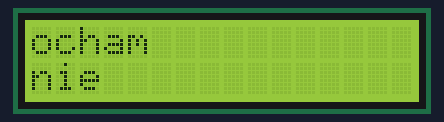
Bench run of a program on a simulated CircuitPython board. Parts: 16×2 character LCD.

Above: at 0.1 s.
At 1.1 s:
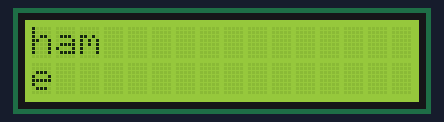
At 2.1 s:
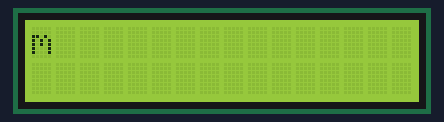
At 12.1 s:
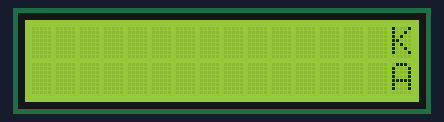
At 20.6 s:
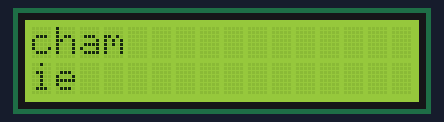
At 39.2 s:
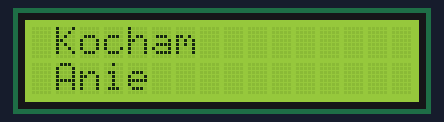

The program:

demo.py
```python
import time
import board
import digitalio
import adafruit_character_lcd.character_lcd as character_lcd

# RPI GPIO setup
lcd_rs = digitalio.DigitalInOut(board.D25)
lcd_en = digitalio.DigitalInOut(board.D24)
lcd_d7 = digitalio.DigitalInOut(board.D22)
lcd_d6 = digitalio.DigitalInOut(board.D18)
lcd_d5 = digitalio.DigitalInOut(board.D17)
lcd_d4 = digitalio.DigitalInOut(board.D23)

# I think this doesn't work
lcd_backlight = digitalio.DigitalInOut(board.D4)

lcd_columns = 16
lcd_rows = 2

lcd = character_lcd.Character_LCD_Mono(
    lcd_rs,
    lcd_en,
    lcd_d4,
    lcd_d5,
    lcd_d6,
    lcd_d7,
    lcd_columns,
    lcd_rows,
    lcd_backlight
)

lcd.clear()
lcd.message = "Kocham\nAnie"
while True:
    lcd.move_left()
    time.sleep(0.5)
```

Measured:
- what the display in image 0 shows lasts 0.5 s, from 0.0 s to 0.5 s
